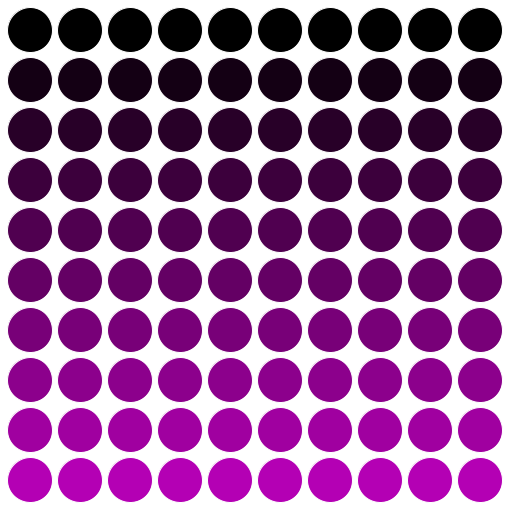
Frame 1 (no input)
Frame 60 (the mouse pressed at the canvas centre just before this capture): identical to frame 1, image omitted
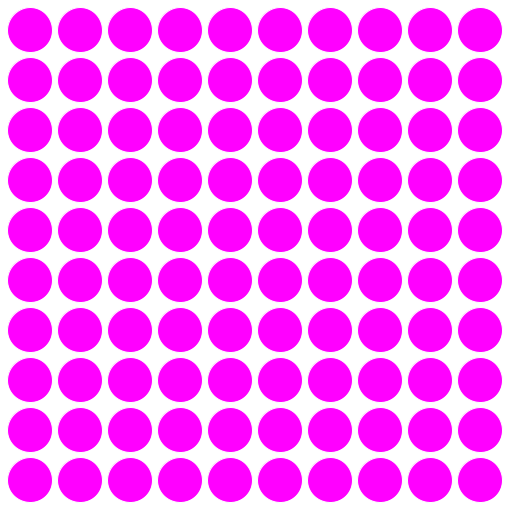
Frame 120 (the mouse held since frame 60 and released just before this capture)

The Processing sketch that drew these frames (run headless with seeded random() and noise(); from frame 60 on, the mouse is pressed at the canvas centre):

// Processing sketch: processing_4317
// ── processing_4317.pde

void setup() {
  size(512,512); // Set the size of the window
  smooth();
}

void draw() {
  
  background(255); // Draw a background color
  ellipseMode(CENTER);  // Set ellipse to CENTER mode
  
  // Draw circles
  stroke(255);
  fill(mouseX,0,mouseY);
  ellipse(30,30,45,45);
  ellipse(80,30,45,45);
  ellipse(130,30,45,45);
  ellipse(180,30,45,45);
  ellipse(230,30,45,45);
  ellipse(280,30,45,45);
  ellipse(330,30,45,45);
  ellipse(380,30,45,45);
  ellipse(430,30,45,45);
  ellipse(480,30,45,45);
  
  fill(mouseX+20,0,mouseY+20);
  ellipse(30,80,45,45);
  ellipse(80,80,45,45);
  ellipse(130,80,45,45);
  ellipse(180,80,45,45);
  ellipse(230,80,45,45);
  ellipse(280,80,45,45);
  ellipse(330,80,45,45);
  ellipse(380,80,45,45);
  ellipse(430,80,45,45);
  ellipse(480,80,45,45);
  
  fill(mouseX+40,0,mouseY+40);
  ellipse(30,130,45,45);
  ellipse(80,130,45,45);
  ellipse(130,130,45,45);
  ellipse(180,130,45,45);
  ellipse(230,130,45,45);
  ellipse(280,130,45,45);
  ellipse(330,130,45,45);
  ellipse(380,130,45,45);
  ellipse(430,130,45,45);
  ellipse(480,130,45,45);
  
  fill(mouseX+60,0,mouseY+60);
  ellipse(30,180,45,45);
  ellipse(80,180,45,45);
  ellipse(130,180,45,45);
  ellipse(180,180,45,45);
  ellipse(230,180,45,45);
  ellipse(280,180,45,45);
  ellipse(330,180,45,45);
  ellipse(380,180,45,45);
  ellipse(430,180,45,45);
  ellipse(480,180,45,45);
  
  fill(mouseX+80,0,mouseY+80);
  ellipse(30,230,45,45);
  ellipse(80,230,45,45);
  ellipse(130,230,45,45);
  ellipse(180,230,45,45);
  ellipse(230,230,45,45);
  ellipse(280,230,45,45);
  ellipse(330,230,45,45);
  ellipse(380,230,45,45);
  ellipse(430,230,45,45);
  ellipse(480,230,45,45);
  
  fill(mouseX+100,0,mouseY+100);
  ellipse(30,280,45,45);
  ellipse(80,280,45,45);
  ellipse(130,280,45,45);
  ellipse(180,280,45,45);
  ellipse(230,280,45,45);
  ellipse(280,280,45,45);
  ellipse(330,280,45,45);
  ellipse(380,280,45,45);
  ellipse(430,280,45,45);
  ellipse(480,280,45,45);
  
  fill(mouseX+120,0,mouseY+120);
  ellipse(30,330,45,45);
  ellipse(80,330,45,45);
  ellipse(130,330,45,45);
  ellipse(180,330,45,45);
  ellipse(230,330,45,45);
  ellipse(280,330,45,45);
  ellipse(330,330,45,45);
  ellipse(380,330,45,45);
  ellipse(430,330,45,45);
  ellipse(480,330,45,45);
  
  fill(mouseX+140,0,mouseY+140);
  ellipse(30,380,45,45);
  ellipse(80,380,45,45);
  ellipse(130,380,45,45);
  ellipse(180,380,45,45);
  ellipse(230,380,45,45);
  ellipse(280,380,45,45);
  ellipse(330,380,45,45);
  ellipse(380,380,45,45);
  ellipse(430,380,45,45);
  ellipse(480,380,45,45);
  
  fill(mouseX+160,0,mouseY+160);
  ellipse(30,430,45,45);
  ellipse(80,430,45,45);
  ellipse(130,430,45,45);
  ellipse(180,430,45,45);
  ellipse(230,430,45,45);
  ellipse(280,430,45,45);
  ellipse(330,430,45,45);
  ellipse(380,430,45,45);
  ellipse(430,430,45,45);
  ellipse(480,430,45,45);
  
  fill(mouseX+180,0,mouseY+180);
  ellipse(30,480,45,45);
  ellipse(80,480,45,45);
  ellipse(130,480,45,45);
  ellipse(180,480,45,45);
  ellipse(230,480,45,45);
  ellipse(280,480,45,45);
  ellipse(330,480,45,45);
  ellipse(380,480,45,45);
  ellipse(430,480,45,45);
  ellipse(480,480,45,45);
}

  
